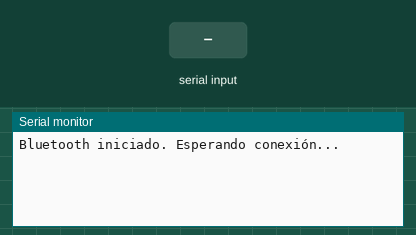
Recording of a sketch running on a simulated ESP32. Shown: the last lines printed to the serial monitor. The inputs (shaded band) are chosen by the test bench. Nothing arrives over Bluetooth unless stated.

Above: at 1.2 s.
1.3 s: "a" received over the second serial link
At 2.5 s:
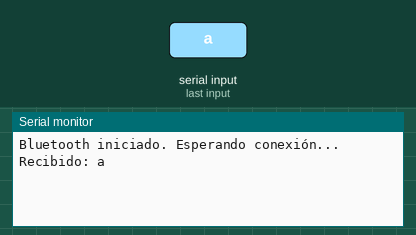
2.8 s: "b" received over the second serial link
At 3.7 s:
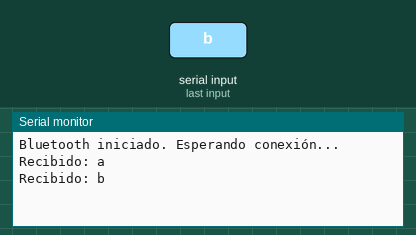
4.3 s: "1" received over the second serial link
At 4.9 s:
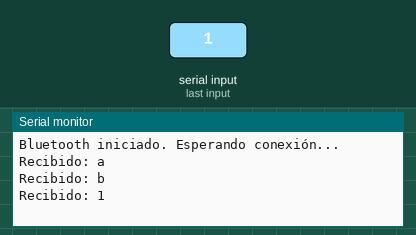

Measured:
- after the input at 1.3 s, the serial monitor: prints a new line at once (image 1)
- after the input at 2.8 s, the serial monitor: prints a new line at once (image 2)
- after the input at 4.3 s, the serial monitor: prints a new line at once (image 3)

The sketch:

BluetoothSerial.py.ino
```cpp
#include "BluetoothSerial.h"

BluetoothSerial SerialBT;

void setup() {
  Serial.begin(115200);
  SerialBT.begin("DronESP32"); // Nombre Bluetooth visible
  Serial.println("Bluetooth iniciado. Esperando conexión...");
}

void loop() {
  if (SerialBT.available()) {
    char dato = SerialBT.read();
    Serial.print("Recibido: ");
    Serial.println(dato);

    // Si querés encender LED con 'a', apagar con 'b'
    if (dato == 'a') {
      digitalWrite(2, HIGH);  // Encender LED en GPIO2
    } else if (dato == 'b') {
      digitalWrite(2, LOW);   // Apagar LED
    }
  }
}
```
